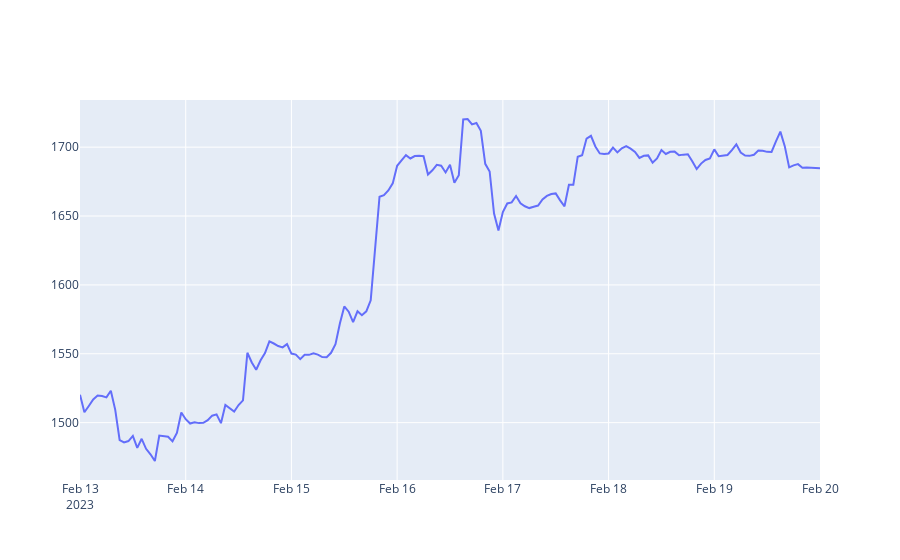
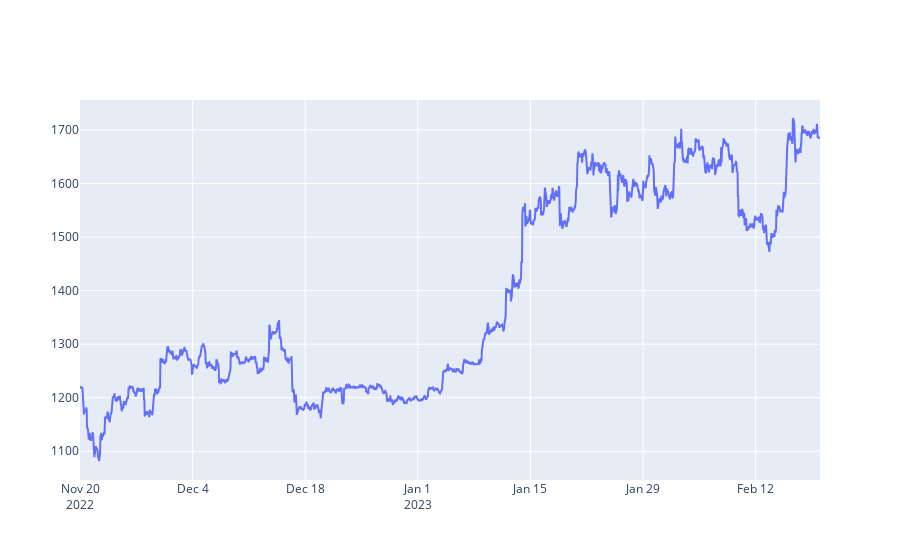

Notebook code for these charts, in order:
### Code cell
from plotly.offline import init_notebook_mode, iplot
init_notebook_mode(connected=True)

def getLine(df_input):
    x = df_input.index
    y = df_input.values
    fig = go.Figure(data=go.Scatter(x = x, y = y))
    fig.show()
    
#------------------------------------------------

#( getLine(getRates('ETH-USD',  '1d',  '1h')) )
( getLine(getRates('ETH-USD',  '1wk',  '1h')) )
( getLine(getRates('ETH-USD',  '3mo',  '1h')) )
#( getLine(getRates('ETH-USD',  '3y',  '1d')) )

### Figure 1 — Plotly figure (JSON) as saved in the notebook; plotly's stock layout.template omitted (floating-point values rounded to 4 significant figures; data arrays with more than 128 entries replaced by an {"elided": "..."} marker saying what was removed)
{"data": [{"x": {"elided": "167 str values"}, "y": {"elided": "167 float values"}, "type": "scatter"}], "layout": {"xaxis": {"type": "date", "range": ["2023-02-13", "2023-02-20"], "autorange": true}, "yaxis": {"type": "linear", "range": [1458.0, 1734.0], "autorange": true}, "autosize": true}}

### Figure 2 — Plotly figure (JSON) as saved in the notebook; plotly's stock layout.template omitted (floating-point values rounded to 4 significant figures; data arrays with more than 128 entries replaced by an {"elided": "..."} marker saying what was removed)
{"data": [{"x": {"elided": "2205 str values"}, "y": {"elided": "2205 float values"}, "type": "scatter"}], "layout": {"xaxis": {"type": "date", "range": ["2022-11-20", "2023-02-20"], "autorange": true}, "yaxis": {"type": "linear", "range": [1046.0, 1756.0], "autorange": true}, "autosize": true}}
